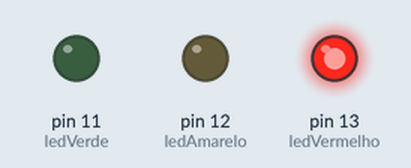
Simulated run of this sketch. Board: Arduino Uno, built with avr-gcc and run on an emulated ATmega328P. Parts: output pins drawn as LEDs (lit = HIGH).

Above: at 3.0 s.
At 8.0 s:
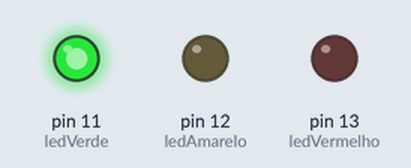
At 10.5 s:
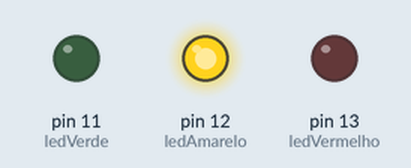
Timing chart, 0 to 14.3 s (numbered marks = the images above):
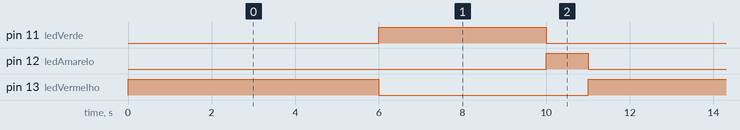

The sketch:

semaforo.ino
```cpp
//variáveis
int ledVermelho = 13;
int ledAmarelo = 12;
int ledVerde = 11;

void setup() {

  // inicializa as variáveis e portas
  pinMode(ledVermelho, OUTPUT);
  pinMode(ledAmarelo, OUTPUT);
  pinMode(ledVerde, OUTPUT);

}

void loop() {

  //-----------------------------------

  //acende o LED vermelho carro
  digitalWrite(ledVermelho, HIGH);

  //aguarda 6 segundos
  delay(6000);

  //apaga o LED vermelho carro
  digitalWrite(ledVermelho, LOW);

  //-----------------------------------

  //Acende o LED verde carro
  digitalWrite(ledVerde, HIGH);

  //aguarda 4 segundos
  delay(4000);

  //Apaga o LED verde carro
  digitalWrite(ledVerde, LOW);

  //-----------------------------------

  //acende o LED amarelo carro
  digitalWrite(ledAmarelo, HIGH);

  //aguarda 1 segundo
  delay(1000);

  //Apaga o LED amarelo carro
  digitalWrite(ledAmarelo, LOW);

}
```

Measured:
- by itself, pin 11 (ledVerde): alternates HIGH for 4.0 s and LOW for 7.0 s
- by itself, pin 12 (ledAmarelo): alternates HIGH for 1.0 s and LOW for 10.0 s
- by itself, pin 13 (ledVermelho): alternates HIGH for 6.0 s and LOW for 5.0 s
